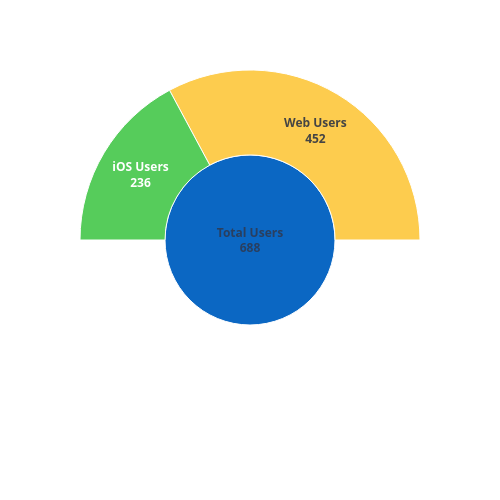

The code cell stored with this chart in its notebook:
### Code cell
import plotly.express as px

total_users = len(users_df)
ios_users_count = len(ios_users)
web_users_count = len(web_users)

# Prepare data for sunburst (starburst) chart
user_base_data = dict(
    labels=["Total Users", "iOS Users", "Web Users"],
    parents=["", "Total Users", "Total Users"],
    values=[total_users, ios_users_count, web_users_count]
)

fig = px.sunburst(
    user_base_data,
    names='labels',
    parents='parents',
    values='values',
    color='labels',
    color_discrete_map={
        'Total Users': "#0b67c3",
        'iOS Users': "#0fb717",
        'Web Users': "#fdb704"
    }
)
fig.update_traces(textinfo="label+value", textfont=dict(weight='bold'))
fig.update_layout(width = 500,
                  height = 500)
fig.show()

### Figure 1 — Plotly figure (JSON) as saved in the notebook; plotly's stock layout.template omitted (floating-point values rounded to 4 significant figures)
{"data": [{"domain": {"x": [0, 1], "y": [0, 1]}, "hovertemplate": "labels=%{label}<br>value=%{value}<br>parent=%{parent}<extra></extra>", "labels": ["Total Users", "iOS Users", "Web Users"], "marker": {"colors": ["#0b67c3", "#0fb717", "#fdb704"]}, "name": "", "parents": ["", "Total Users", "Total Users"], "textfont": {"weight": "bold"}, "textinfo": "label+value", "type": "sunburst", "values": [688, 236, 452]}], "layout": {"height": 500, "legend": {"tracegroupgap": 0}, "margin": {"t": 60}, "width": 500}}
